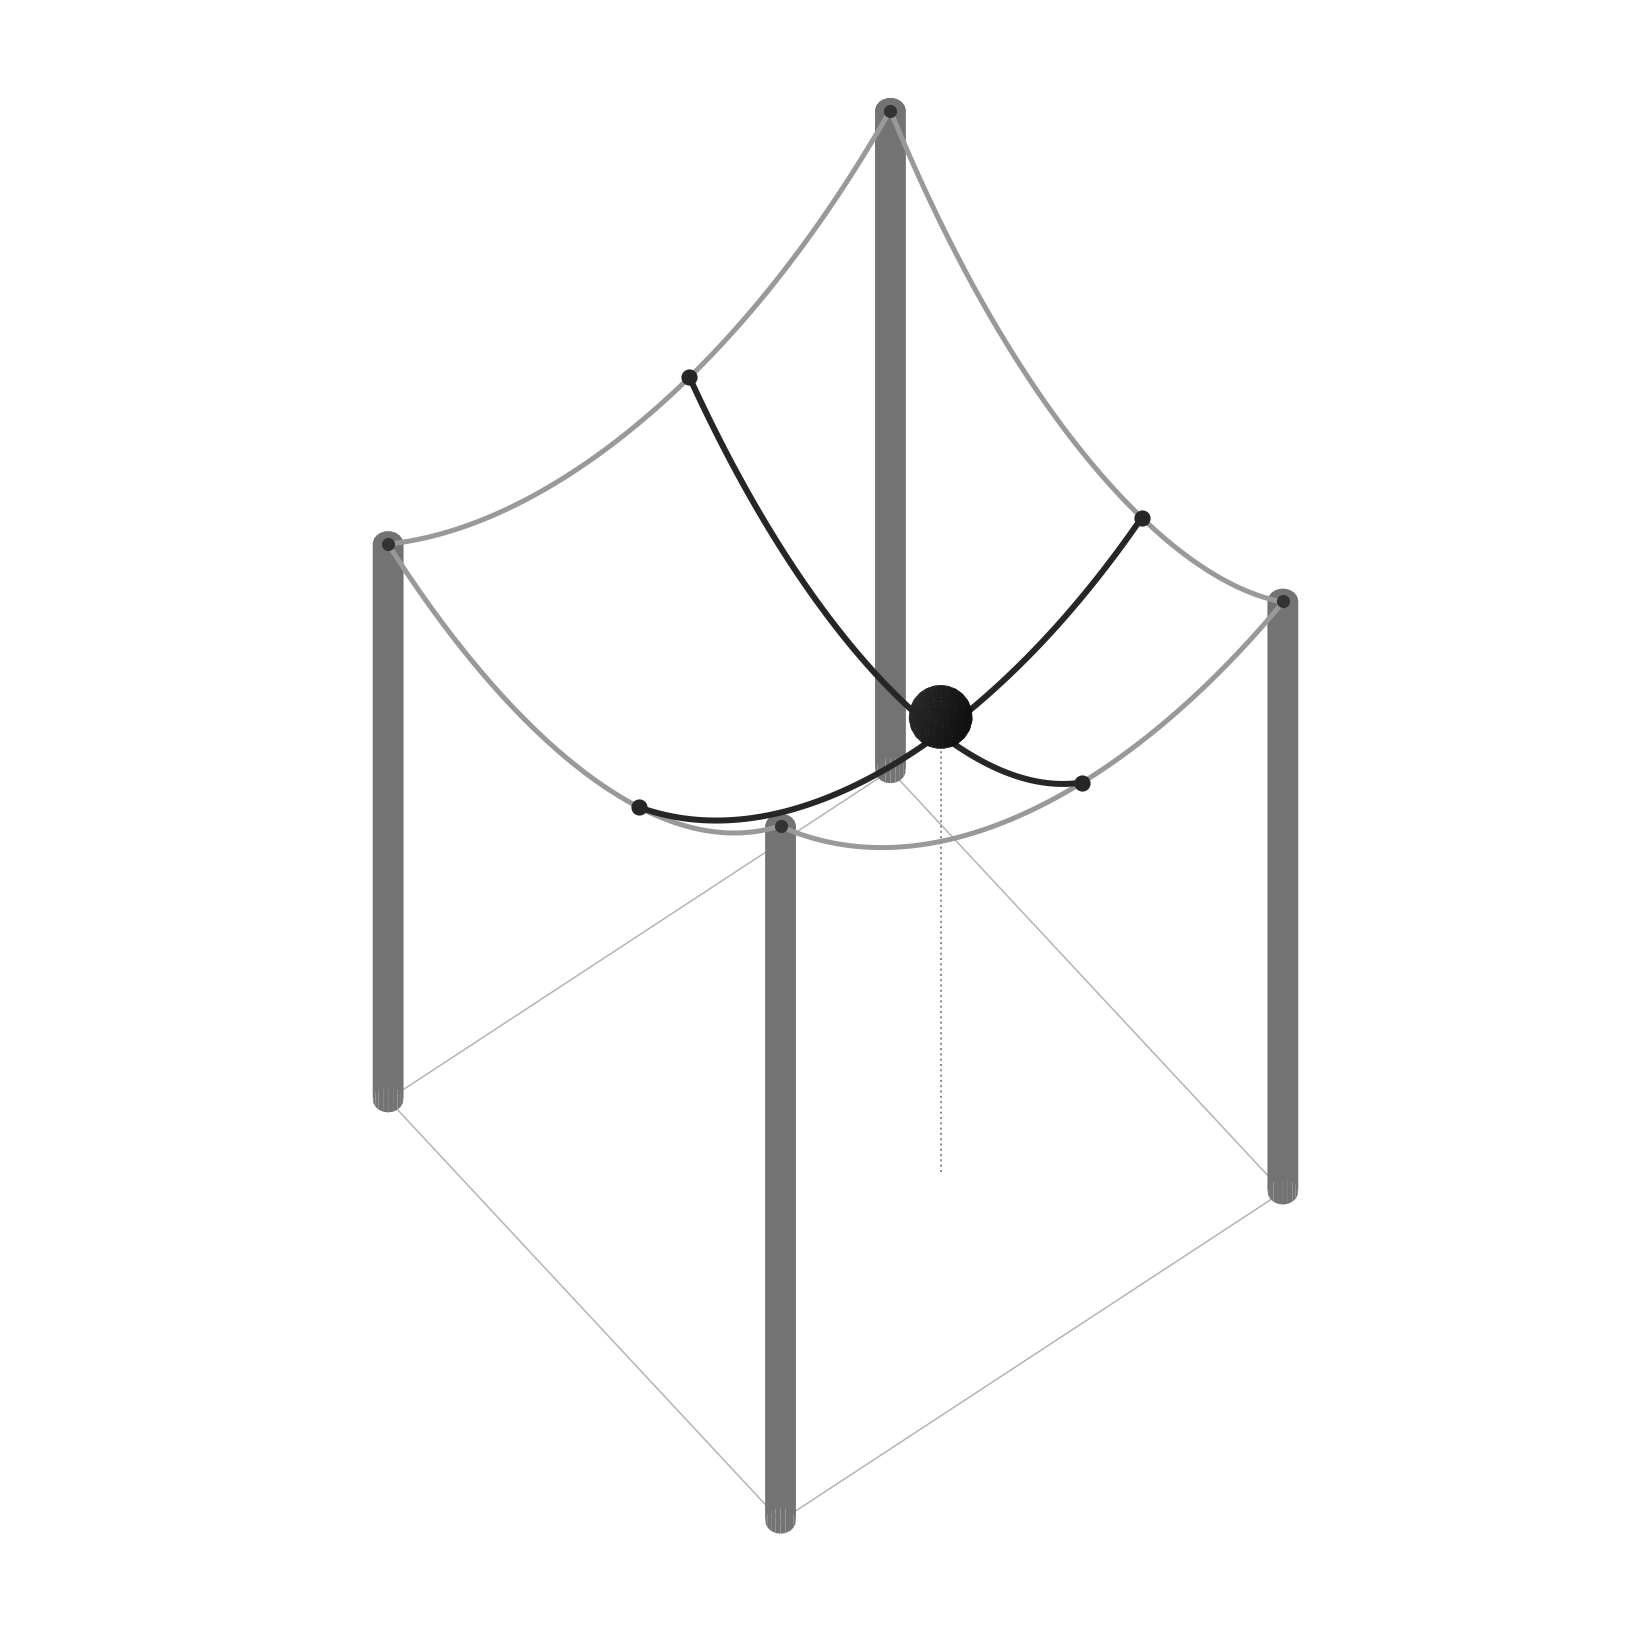

Source code (Python):
"""Single-cell visualization showing the six catenary curves used to compute
the fabric height at a ball's position.

Renders:
  - 4 corner rods (cylinders)
  - 4 perimeter catenaries (W, E, S, N) anchored to rod tops
  - 2 interpolating catenaries (WE at ball.y, SN at ball.x) whose intersection
    gives the surface height where the ball rests
  - 1 ball resting on the surface at that intersection
  - dotted vertical drop lines and small markers on the perimeter catenaries
    showing where the interpolating catenaries are anchored

The fabric surface itself is intentionally NOT drawn — only the curves that
define the height at the ball's position.
"""
import sys
from pathlib import Path

import numpy as np
import matplotlib.pyplot as plt
from mpl_toolkits.mplot3d.art3d import Poly3DCollection

sys.path.insert(0, str(Path(__file__).parent.parent))

from src.physics import catenary as cat


# ---- cell parameters ----------------------------------------------------
D_RODS = 0.5
D_FABRIC = 0.6

# Asymmetric rod heights so all six catenaries have visibly different sag.
# Layout (looking down on the cell):
#       NW (0,1) ---- NE (1,1)
#         |              |
#       SW (0,0) ---- SE (1,0)
rod_sw = 0.80
rod_se = 1.00
rod_nw = 0.95
rod_ne = 0.85

# Ball position within the cell (local cell coordinates)
ball_x = 0.32
ball_y = 0.30
BALL_RADIUS = 0.05 * 0.5


# ---- compute the six catenaries -----------------------------------------
# W / E run along y (between south-and-north rods)
cat_w = cat.findcatenaryparameters(D_FABRIC, D_RODS, rod_sw, rod_nw)
cat_e = cat.findcatenaryparameters(D_FABRIC, D_RODS, rod_se, rod_ne)

# S / N run along x (between west-and-east rods)
cat_s = cat.findcatenaryparameters(D_FABRIC, D_RODS, rod_sw, rod_se)
cat_n = cat.findcatenaryparameters(D_FABRIC, D_RODS, rod_nw, rod_ne)

# Heights of the W/E catenaries at the ball's y → endpoints of the WE catenary
height_w_y = cat.catenary(ball_y, cat_w)
height_e_y = cat.catenary(ball_y, cat_e)
cat_we = cat.findcatenaryparameters(D_FABRIC, D_RODS, height_w_y, height_e_y)

# Heights of the S/N catenaries at the ball's x → endpoints of the SN catenary
height_s_x = cat.catenary(ball_x, cat_s)
height_n_x = cat.catenary(ball_x, cat_n)
cat_sn = cat.findcatenaryparameters(D_FABRIC, D_RODS, height_s_x, height_n_x)

# Surface height at the ball
surface_z = cat.catenary(ball_x, cat_we)
ball_center_z = surface_z + BALL_RADIUS


# ---- helpers ------------------------------------------------------------
def sample_curve(params, n=80, lo=0.0, hi=D_RODS):
    t = np.linspace(lo, hi, n)
    z = cat.catenary(t, params)
    return t, z


def draw_rod(ax, x, y, z, radius=0.012, sectors=20, color="0.45", zorder=1):
    theta = np.linspace(0, 2 * np.pi, sectors)
    cx = x + radius * np.cos(theta)
    cy = y + radius * np.sin(theta)
    bottom = np.full_like(cx, 0.0)
    top = np.full_like(cx, z)

    # side wall
    side = []
    for k in range(sectors - 1):
        side.append([
            (cx[k], cy[k], bottom[k]),
            (cx[k + 1], cy[k + 1], bottom[k + 1]),
            (cx[k + 1], cy[k + 1], top[k + 1]),
            (cx[k], cy[k], top[k]),
        ])
    side_coll = Poly3DCollection(side, facecolor=color, edgecolor="none")
    side_coll.set_zorder(zorder)
    ax.add_collection3d(side_coll)

    # top cap
    cap = [list(zip(cx, cy, top))]
    cap_coll = Poly3DCollection(cap, facecolor=color, edgecolor="none")
    cap_coll.set_zorder(zorder)
    ax.add_collection3d(cap_coll)


def draw_sphere(ax, x, y, z, radius, color="0.15", n=24, zorder=20):
    u = np.linspace(0, 2 * np.pi, n)
    v = np.linspace(0, np.pi, n)
    sx = x + radius * np.outer(np.cos(u), np.sin(v))
    sy = y + radius * np.outer(np.sin(u), np.sin(v))
    sz = z + radius * np.outer(np.ones_like(u), np.cos(v))
    surf = ax.plot_surface(sx, sy, sz, color=color, linewidth=0, antialiased=True, shade=True)
    surf.set_zorder(zorder)


# ---- plot ---------------------------------------------------------------
fig = plt.figure(figsize=(11, 9))
ax = fig.add_subplot(111, projection="3d")
ax.set_proj_type("ortho")
# Disable matplotlib's per-frame z-sorting so we can control draw order
# explicitly via zorder. This lets the catenaries render on top of rods.
ax.computed_zorder = False

# Draw order (via zorder, since computed_zorder=False):
#   1  floor footprint
#   2  rods
#  10  perimeter catenaries
#  11  interpolating catenaries
#  12  anchor markers and rod-top dots
#  13  vertical drop line
#  20  ball

# floor footprint of the cell (just the four edges, very faint)
floor_x = [0, D_RODS, D_RODS, 0, 0]
floor_y = [0, 0, D_RODS, D_RODS, 0]
ax.plot(floor_x, floor_y, [0] * 5, color="0.7", lw=0.6, zorder=1)

# rods
for (rx, ry, rz) in [
    (0.0, 0.0, rod_sw),
    (D_RODS, 0.0, rod_se),
    (0.0, D_RODS, rod_nw),
    (D_RODS, D_RODS, rod_ne),
]:
    draw_rod(ax, rx, ry, rz, zorder=2)

# perimeter catenaries (the four "rod-to-rod" ones)
PERIM_COLOR = "0.6"
PERIM_LW = 2.0

ys, zw = sample_curve(cat_w)
ax.plot(np.zeros_like(ys), ys, zw, color=PERIM_COLOR, lw=PERIM_LW, zorder=10)

ys, ze = sample_curve(cat_e)
ax.plot(np.full_like(ys, D_RODS), ys, ze, color=PERIM_COLOR, lw=PERIM_LW, zorder=10)

xs, zs = sample_curve(cat_s)
ax.plot(xs, np.zeros_like(xs), zs, color=PERIM_COLOR, lw=PERIM_LW, zorder=10)

xs, zn = sample_curve(cat_n)
ax.plot(xs, np.full_like(xs, D_RODS), zn, color=PERIM_COLOR, lw=PERIM_LW, zorder=10)

# interpolating catenaries
INTERP_COLOR = "0.15"
INTERP_LW = 2.4

xs, zwe = sample_curve(cat_we)
ax.plot(xs, np.full_like(xs, ball_y), zwe, color=INTERP_COLOR, lw=INTERP_LW, zorder=11)

ys, zsn = sample_curve(cat_sn)
ax.plot(np.full_like(ys, ball_x), ys, zsn, color=INTERP_COLOR, lw=INTERP_LW, zorder=11)

# rod-top dots and anchor markers for the interpolating catenaries
for (rx, ry, rz) in [
    (0.0, 0.0, rod_sw),
    (D_RODS, 0.0, rod_se),
    (0.0, D_RODS, rod_nw),
    (D_RODS, D_RODS, rod_ne),
]:
    ax.scatter([rx], [ry], [rz], color="0.2", s=18, depthshade=False, zorder=12)

ANCHOR_COLOR = "0.15"
ax.scatter([0.0], [ball_y], [height_w_y], color=ANCHOR_COLOR, s=30, depthshade=False, zorder=12)
ax.scatter([D_RODS], [ball_y], [height_e_y], color=ANCHOR_COLOR, s=30, depthshade=False, zorder=12)
ax.scatter([ball_x], [0.0], [height_s_x], color=ANCHOR_COLOR, s=30, depthshade=False, zorder=12)
ax.scatter([ball_x], [D_RODS], [height_n_x], color=ANCHOR_COLOR, s=30, depthshade=False, zorder=12)

# vertical drop from ball to ground
ax.plot([ball_x, ball_x], [ball_y, ball_y], [0.0, surface_z],
        color="0.55", lw=0.8, linestyle=":", zorder=13)

# ball
draw_sphere(ax, ball_x, ball_y, ball_center_z, BALL_RADIUS, zorder=20)

# axes / framing — show rods all the way down to z=0 with a tight x-y margin.
margin = 0.04
ax.set_xlim(-margin, D_RODS + margin)
ax.set_ylim(-margin, D_RODS + margin)
z_lo = 0.0
z_hi = max(rod_sw, rod_se, rod_nw, rod_ne) + 0.02
ax.set_zlim(z_lo, z_hi)
ax.set_box_aspect((D_RODS + 2 * margin, D_RODS + 2 * margin, (z_hi - z_lo) * 1.0))

ax.view_init(elev=57, azim=-38)

ax.set_axis_off()

plt.subplots_adjust(left=0, right=1, bottom=0, top=1)
out_path = Path(__file__).parent / "cell_catenaries.png"
plt.savefig(out_path, dpi=180, bbox_inches="tight", pad_inches=0.02)
print(f"Saved {out_path}")
